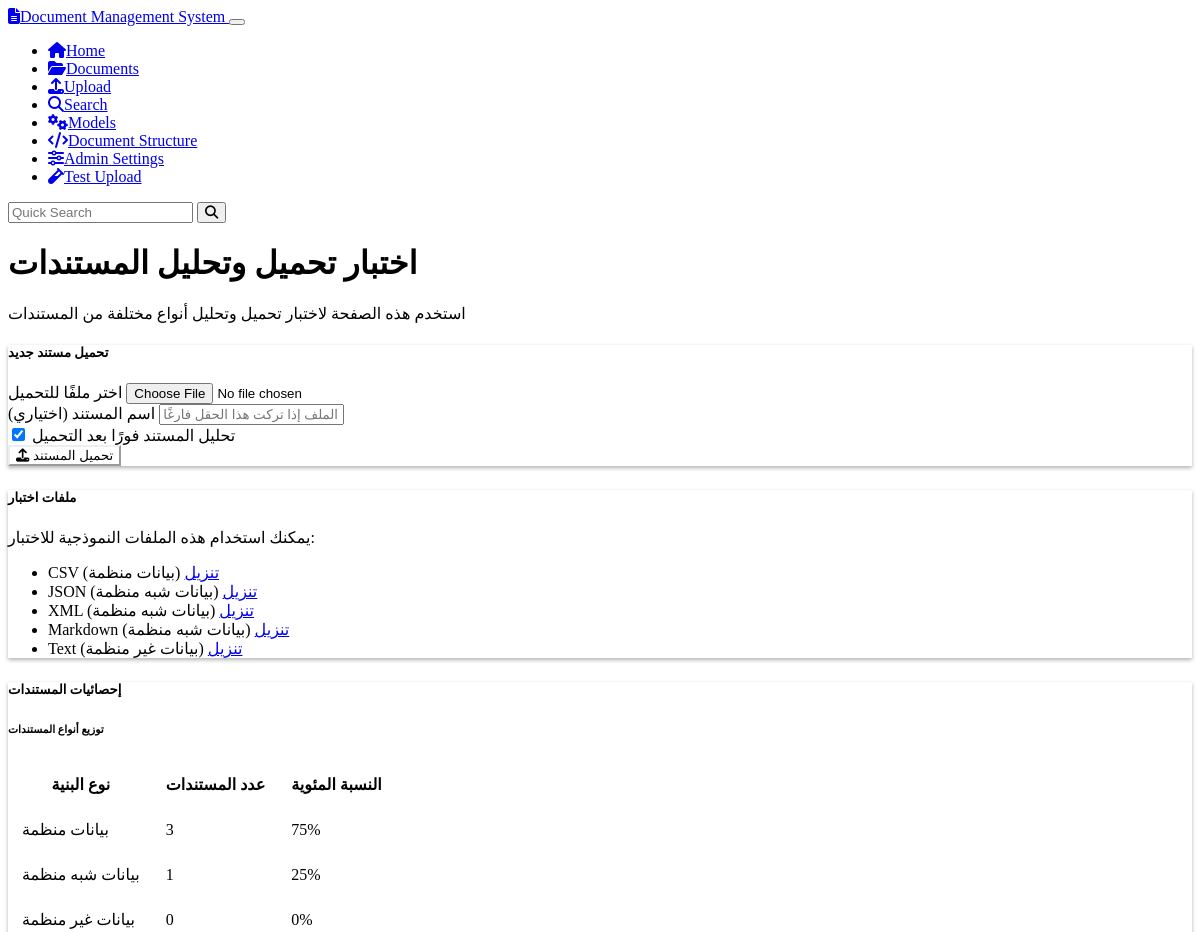
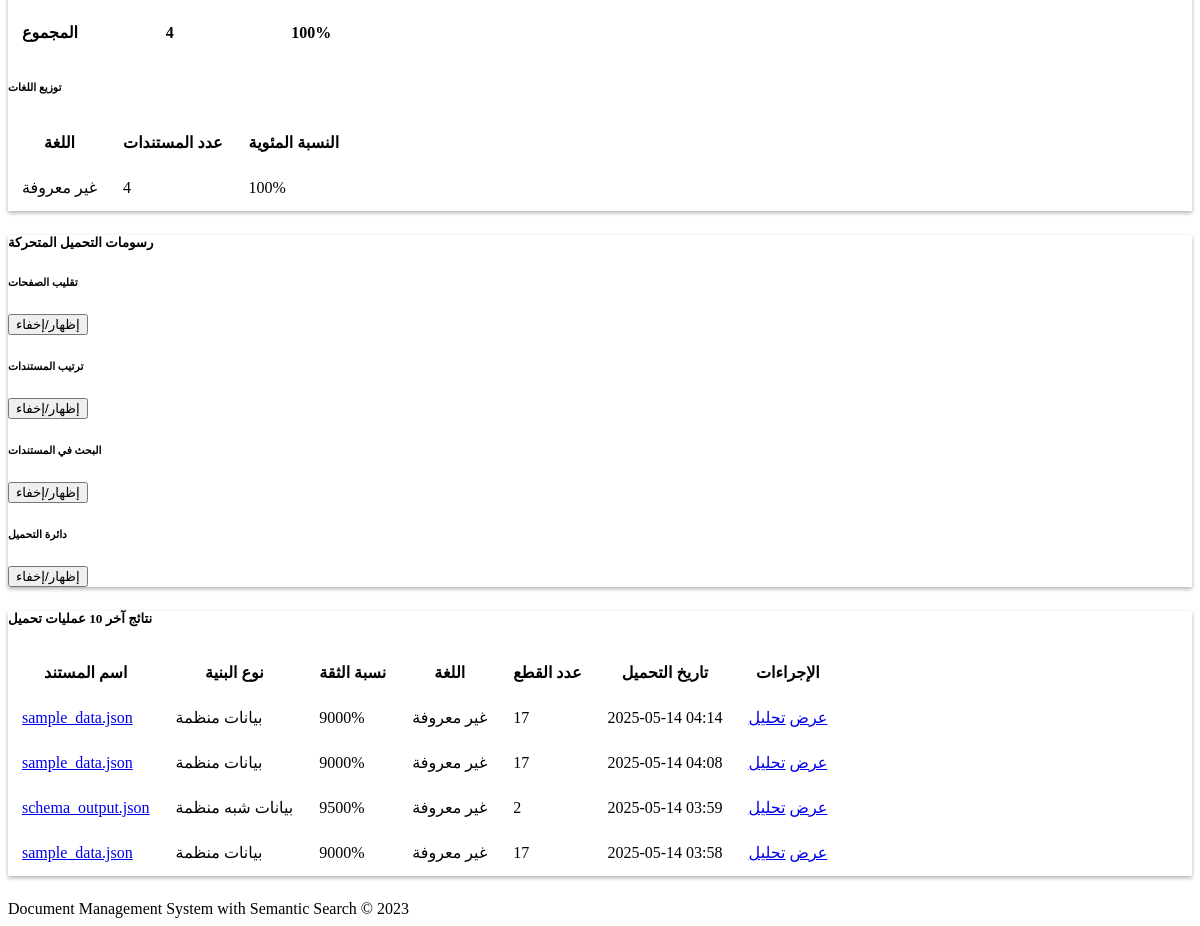
Page /test/upload on the earlier database version (2 pictures, top to bottom).
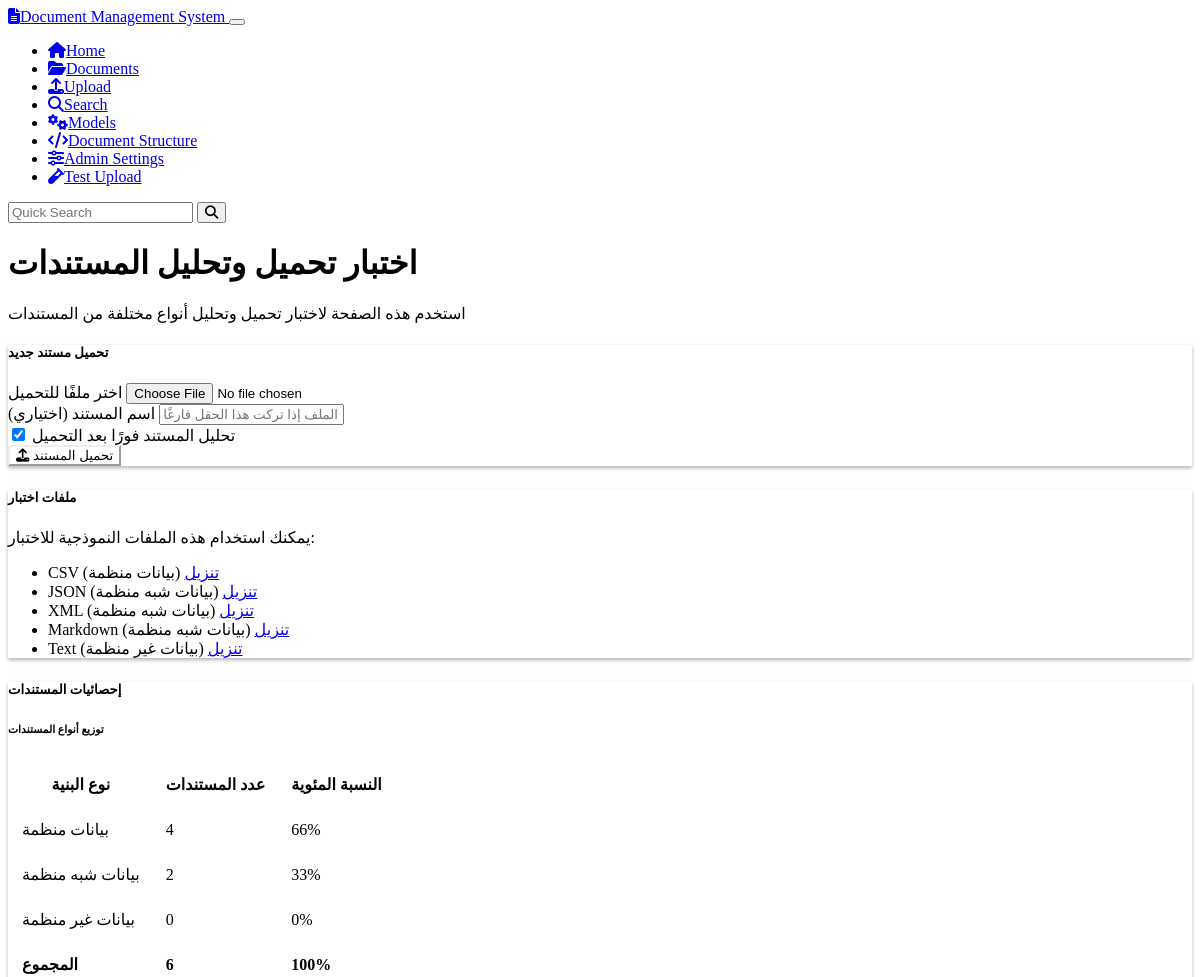
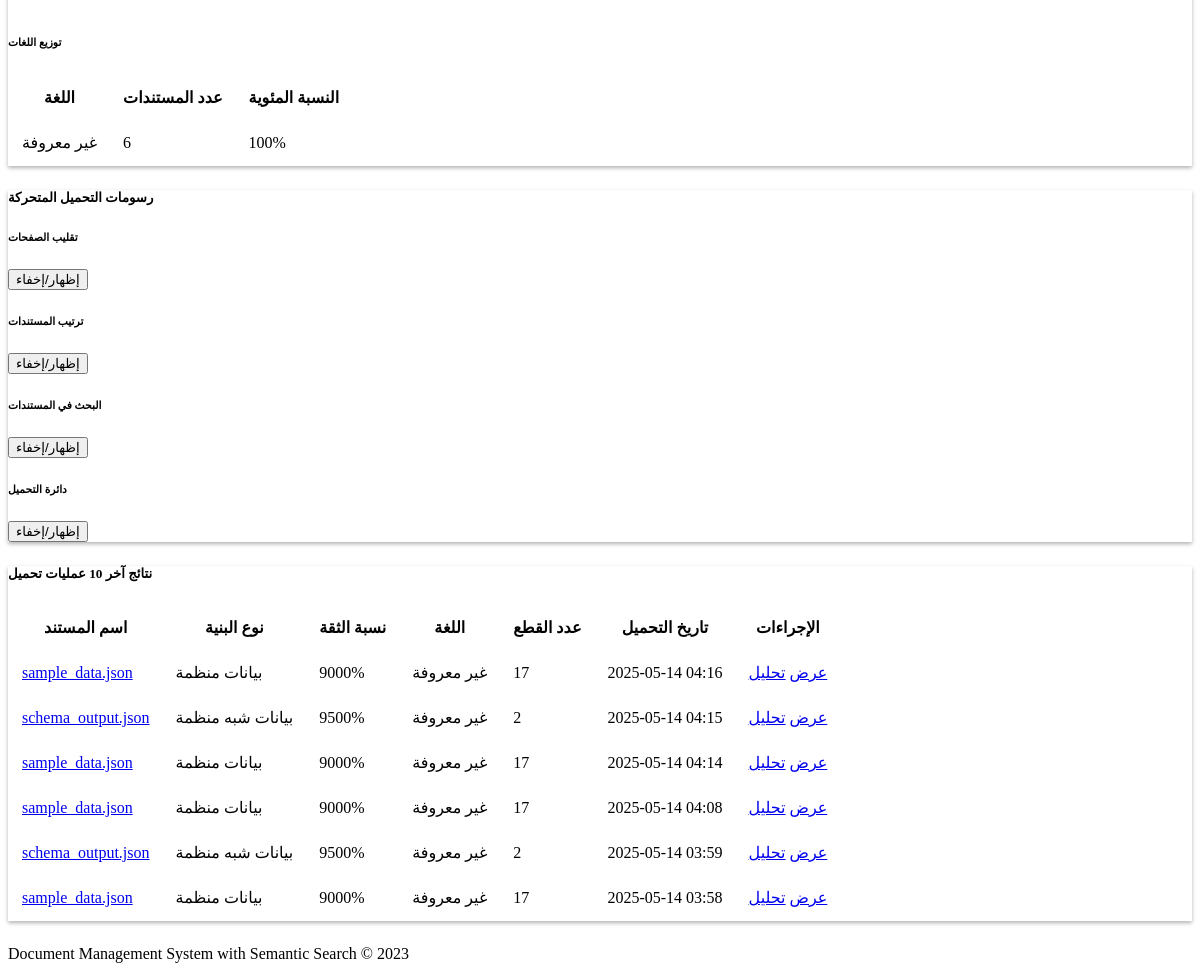
Same page on the later database version (2 pictures, top to bottom).
### models.py (models this page shows, shortened)
class Document(db.Model):
    id = db.Column(db.String(36), primary_key=True, default=lambda: str(uuid.uuid4()))
    name = db.Column(db.String(255), nullable=False)
    content = db.Column(db.Text, nullable=False)
    mime_type = db.Column(db.String(100), nullable=False)
    created_at = db.Column(db.DateTime, default=datetime.datetime.utcnow)
    updated_at = db.Column(db.DateTime, default=datetime.datetime.utcnow, onupdate=datetime.datetime.utcnow)
    chunks = db.relationship('Chunk', backref='document', cascade='all, delete-orphan')
    doc_metadata = db.relationship('Metadata', backref='document', cascade='all, delete-orphan')

### routes.py (the view)
@app.route('/test/upload')
def test_upload_page():
    stats = {
        'structured': 0,
        'semi_structured': 0,
        'unstructured': 0,
        'total': 0
    }
    language_stats = {}
    for doc in Document.query.all():
        stats['total'] += 1
        doc_metadata = {}
        for meta in Metadata.query.filter_by(document_id=doc.id).all():
            doc_metadata[meta.key] = meta.value
        structure_type = doc_metadata.get('detected_structure', 'unstructured')
        stats[structure_type] += 1
        language = doc_metadata.get('detected_language', 'unknown')
        language_stats[language] = language_stats.get(language, 0) + 1
    if stats['total'] > 0:
        stats['structured_percent'] = int(stats['structured'] / stats['total'] * 100)
        stats['semi_structured_percent'] = int(stats['semi_structured'] / stats['total'] * 100)
        stats['unstructured_percent'] = int(stats['unstructured'] / stats['total'] * 100)
    else:
        stats['structured_percent'] = 0
        stats['semi_structured_percent'] = 0
        stats['unstructured_percent'] = 0
    recent_documents = []
    for doc in Document.query.order_by(Document.created_at.desc()).limit(10).all():
        doc_metadata = {}
        for meta in Metadata.query.filter_by(document_id=doc.id).all():
            doc_metadata[meta.key] = meta.value
        chunk_count = Chunk.query.filter_by(document_id=doc.id).count()
        enriched_doc = {
            'id': doc.id,
            'name': doc.name,
            'structure_type': doc_metadata.get('detected_structure', 'unstructured'),
            'confidence': int(float(doc_metadata.get('detection_confidence', '0')) * 100),
            'language': doc_metadata.get('detected_language', 'unknown'),
            'chunk_count': chunk_count,
            'created_at': doc.created_at
        }
        recent_documents.append(enriched_doc)
    lang_names = {
        'ar': 'العربية',
        'en': 'الإنجليزية',
        'fr': 'الفرنسية',
        'es': 'الإسبانية',
        'de': 'الألمانية',
        'zh': 'الصينية',
        'ru': 'الروسية',
        'ja': 'اليابانية',
        'multilingual': 'متعدد اللغات',
        'unknown': 'غير معروفة'
    }
    return render_template(
        'test_upload.html',
        stats=stats,
        language_stats=language_stats,
        recent_documents=recent_documents,
        lang_names=lang_names
    )

### templates/test_upload.html (shortened to what the changed rows need)
{% extends 'base.html' %}
{% block content %}
<div class="container mt-4">
  <div class="row mb-4">
    <div class="col">
      <h1>اختبار تحميل وتحليل المستندات</h1>
    </div>
  </div>
  <div class="row mb-4">
    <div class="col-12">
      <div class="card">
        <div class="card-body">
          <div class="row">
            <div class="col-md-6">
              <div class="table-responsive">
                <table class="table table-sm">
                  <thead>
                    <tr>
                      <th>نوع البنية</th>
                      <th>عدد المستندات</th>
                      <th>النسبة المئوية</th>
                    </tr>
                  </thead>
                  <tbody>
                    <tr>
                      <td>بيانات منظمة</td>
                      <td>{{ stats.structured }}</td>
                      <td>{{ stats.structured_percent }}%</td>
                    </tr>
                    <tr>
                      <td>بيانات شبه منظمة</td>
                      <td>{{ stats.semi_structured }}</td>
                      <td>{{ stats.semi_structured_percent }}%</td>
                    </tr>
                    <tr class="table-info">
                      <td><strong>{{ stats.total }}</strong></td>
                    </tr>
                  </tbody>
                </table>
              </div>
            </div>
            <div class="col-md-6">
              <div class="table-responsive">
                <table class="table table-sm">
                  <thead>
                    <tr>
                      <th>اللغة</th>
                      <th>عدد المستندات</th>
                      <th>النسبة المئوية</th>
                    </tr>
                  </thead>
                  <tbody>
                    {% for lang, count in language_stats.items() %}
                    <tr>
                      <td>{{ lang_names.get(lang, lang) }}</td>
                      <td>{{ count }}</td>
                      <td>{{ (count / stats.total * 100)|int if stats.total > 0 else 0 }}%</td>
                    </tr>
                    {% endfor %}
                  </tbody>
                </table>
              </div>
            </div>
          </div>
        </div>
      </div>
    </div>
  </div>
  <div class="row mb-4">
    <div class="col-12">
      <div class="card">
        <div class="card-body">
          <div class="table-responsive">
            <table class="table table-hover">
              <thead>
                <tr>
                  <th>اسم المستند</th>
                  <th>نوع البنية</th>
                  <th>نسبة الثقة</th>
                  <th>اللغة</th>
                  <th>عدد القطع</th>
                  <th>تاريخ التحميل</th>
                  <th>الإجراءات</th>
                </tr>
              </thead>
              <tbody>
                {% for doc in recent_documents %}
                <tr>
                  <td><a href="{{ url_for('document_view', document_id=doc.id) }}">{{ doc.name }}</a></td>
                  <td>
                    {% if doc.structure_type == 'structured' %}
                      <span class="badge bg-primary">بيانات منظمة</span>
                    {% elif doc.structure_type == 'semi_structured' %}
                      <span class="badge bg-info">بيانات شبه منظمة</span>
                    {% else %}
                      <span class="badge bg-warning">بيانات غير منظمة</span>
                    {% endif %}
                  </td>
                  <td>{{ doc.confidence }}%</td>
                  <td>{{ lang_names.get(doc.language, doc.language) }}</td>
                  <td>{{ doc.chunk_count }}</td>
                  <td>{{ doc.created_at.strftime('%Y-%m-%d %H:%M') }}</td>
                  <td>
                    <div class="btn-group btn-group-sm">
                      <a href="{{ url_for('document_view', document_id=doc.id) }}" class="btn btn-outline-primary">عرض</a>
                      <a href="{{ url_for('document_analysis_page', document_id=doc.id) }}" class="btn btn-outline-info">تحليل</a>
                    </div>
                  </td>
                </tr>
                {% endfor %}
              </tbody>
            </table>
          </div>
        </div>
      </div>
    </div>
  </div>
</div>
{% endblock %}

Differences in the rows shown:
added Document: name "sample_data.json", created_at "2025-05-14 04:16"
added Document: name "schema_output.json", created_at "2025-05-14 04:15"
Other differences:
{{ stats.structured }}: "3" → "4"
{{ stats.structured_percent }}: "75" → "66"
{{ stats.semi_structured }}: "1" → "2"
{{ stats.semi_structured_percent }}: "25" → "33"
{{ stats.total }}: "4" → "6"
new list line: "غير معروفة 6 100 %"
new list line: "بيانات منظمة 9000 % غير معروفة 17 عرض تحليل"
new list line: "بيانات شبه منظمة 9500 % غير معروفة 2 عرض تحليل"
list line gone: "غير معروفة 4 100 %"
